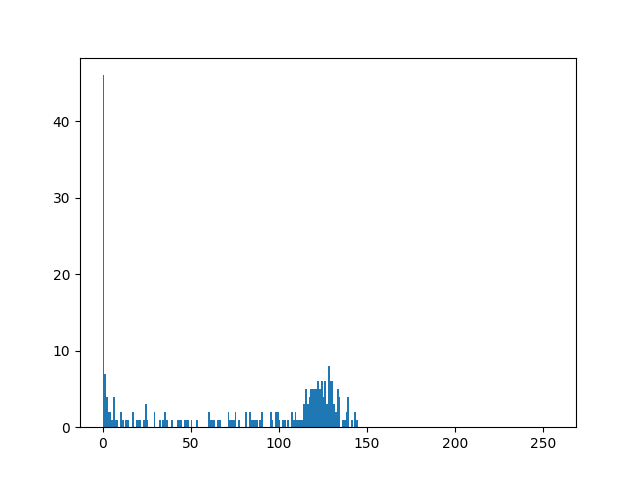
#> input picture data/avg_let_histogram.png, 640 x 480 px, given in place of cyl01.BMP, which was not available
$ python main_assignment_1.py --base_path ../data/avg_let_histogram.png --output_path out.png --image_type ../data/avg_mod_histogram.png --batch_size 100
#> lines starting #> are read from the running program, lines starting #| are printed output that depends on the picture; after the words box and inside, x2 and y2 are one past the last pixel; in counts of white or black regions, pixels touching at a corner belong together; long printed decimals are rounded; pictures that were not available may be replaced by others from this repository, and a replacement may not be noted
### assignment_1/utils.py
import numpy as np


# https://en.wikipedia.org/wiki/Grayscale#Converting_color_to_grayscale
def rgb_to_gray(img, color_spectrum=None):
    copy_image = img.copy()

    R = np.array(copy_image[:, :, 0])
    G = np.array(copy_image[:, :, 1])
    B = np.array(copy_image[:, :, 2])
    if color_spectrum is None:
        R = (R * .299)
        G = (G * .587)
        B = (B * .114)

        Avg = (R + G + B)
        return Avg
    if color_spectrum == 'R':
        return R
    elif color_spectrum == 'G':
        return G
    return B


def histogram(img):
    hist = np.zeros(256)
    for i in range(len(hist)):
        hist[i] = np.sum(img == i)
    hist = hist.astype(int)
    return hist


# [6 lines left out: function calc_avg_histogram, not called in this run]


def gaussian_noise(img, sigma):
    copy_image = img.copy()

    mean = 0.0
    noise = np.random.normal(mean, sigma, copy_image.size)
    shaped_noise = noise.reshape(copy_image.shape)
    gauss = copy_image + shaped_noise
    return gauss


def salt_pepper_noise(img, strength):
    copy_image = img.copy()

    out = np.copy(copy_image)
    m, n = copy_image.shape

    num_salt = np.ceil(strength * copy_image.size * 0.5)
    for i in range(int(num_salt)):
        x = np.random.randint(0, m - 1)
        y = np.random.randint(0, n - 1)
        out[x][y] = 0

    num_pepper = np.ceil(strength * copy_image.size * 0.5)
    for i in range(int(num_pepper)):
        x = np.random.randint(0, m - 1)
        y = np.random.randint(0, n - 1)
        out[x][y] = 0

    return out


def equalized_histogram(img):
    copy_image = img.copy()

    img_hist = histogram(copy_image)
    cum_sum = np.cumsum(img_hist)
    cum_sum = (cum_sum - cum_sum.min()) * 255 / (cum_sum.max() - cum_sum.min())
    cum_sum = cum_sum.astype(np.uint8)
    equalized = cum_sum[copy_image.flatten().astype(np.uint8)]

    img_new = np.reshape(equalized, copy_image.shape)
    return np.array(img_hist).astype(np.uint8), np.array(histogram(img_new)).astype(np.uint8), img_new


def image_quantization(img, thresholds):
    copy_image = img.copy()

    if thresholds[0] != 0:
        thresholds.insert(0, 0)
    if thresholds[len(thresholds) - 1] != 256:
        thresholds.append(256)

    thresholds = np.array(thresholds)

    r = np.zeros(len(thresholds) - 1)
    for i in range(len(r)):
        r[i] = (thresholds[i] + thresholds[i + 1]) / 2
    Q = np.zeros(256)
    p = np.array(range(256))
    for i in range(len(thresholds) - 1):
        Q = Q + r[i] * ((p >= thresholds[i]) & (p < thresholds[i + 1]))

    img_new = Q[copy_image]

    img_new = np.rint(img_new)
    img_new = img_new.astype(np.uint8)
    return img_new


def mean_square_error(original_img, quantized_img):
    mse = (np.square(original_img - quantized_img)).mean()
    return mse


def linear_filter(img, filter):
    copy_image = img.copy()

    x, y = filter.shape
    scale = x * y

    m, n = copy_image.shape
    out = np.zeros((m, n))

    for i in range(m):
        for j in range(n):
            neighborhood = copy_image[i: min(i + x, m), j: min(j + y, n)]
            if neighborhood.shape != filter.shape:
                result = np.sum(filter[0:len(neighborhood), 0:len(neighborhood[0])] * neighborhood)
                scaled_image = result / scale
            else:
                result = np.sum(filter * neighborhood)
                scaled_image = result / scale
            out[i, j] = scaled_image
    out = np.rint(out)
    return out.astype(np.uint8)


def median_filter(img, weight):
    copy_image = img.copy()
    x, y = weight.shape
    m, n = copy_image.shape
    out = np.zeros((m, n))
    for i in range(m):
        for j in range(n):
            neighborhood = copy_image[i: min(i + x, m), j: min(j + y, n)]
            if neighborhood.shape != weight.shape:
                result = weight[0:len(neighborhood), 0:len(neighborhood[0])] * neighborhood
            else:
                result = weight * neighborhood
            pixel_list = result.flatten()
            pixel_list.sort()
            out[i][j] = pixel_list[int(len(pixel_list) / 2)]
    out = np.rint(out)
    return out

### batch_process.py
from multiprocessing import Manager
from threading import Thread
from typing import Dict, Callable
from typing import Union, List
from multiprocessing import Queue
from tqdm.auto import tqdm
from joblib import Parallel, delayed


# https://towardsdatascience.com/parallel-batch-processing-in-python-8dcce607d226

def batch_process(items: list, function: Callable, batch_size: int = 10, *args, **kwargs, ) -> \
  List[Dict[str, Union[str, List[str]]]]:
  batches = [
    items[ix:ix + batch_size]
    for ix in range(0, len(items), batch_size)
  ]

  # totals = len(items)
  totals = [len(batch) for batch in batches]

  # print('totals', totals)
  manager = Manager()
  queue = manager.Queue()
  try:
    progproc = Thread(target=progress_bar, args=(totals, queue))
    progproc.start()
    result = Parallel(n_jobs=batch_size)(
      delayed(task_wrapper)(batch_id, function, batch, queue, *args, **kwargs) for batch_id, batch in
      enumerate(batches))
  finally:
    queue.put('done')
    progproc.join()

  flattened = [item for sublist in result for item in sublist]

  return flattened


# [32 lines left out: functions task_wrapper, progress_bar, not called in this run]

### assignment_1/main_assignment_1.py
import argparse
import time
from pathlib import Path
from matplotlib import pyplot as plt

import numpy as np
from PIL import Image
from PIL.ImageFile import ImageFile
from batch_process import batch_process

ImageFile.LOAD_TRUNCATED_IMAGES = True

from utils import rgb_to_gray, calc_avg_histogram, salt_pepper_noise, gaussian_noise, image_quantization, \
    equalized_histogram, mean_square_error, linear_filter, median_filter


def test_utils(image_path):
#> called with image_path = 'data/Cancerous cell smears/cyl01.BMP'
    img = Image.open(image_path)
#> img is the input picture: PIL image 640x480 RGBA; mean R, G, B, A 250.5, 251.4, 252.1, 255
    img.show()

    # convert to gray image
    print("Gray Image...")
    gray_image = rgb_to_gray(np.array(img), 'R')
    gray_image1 = Image.fromarray(gray_image)
    gray_image1.show()
    print("Done.")

    # salt n pepper noise
    print("Salt and Pepper Noise...")
    noised_image = salt_pepper_noise(gray_image, 0.1)
#> after the loop in salt_pepper_noise, `for i in range(int(num_salt)):`:
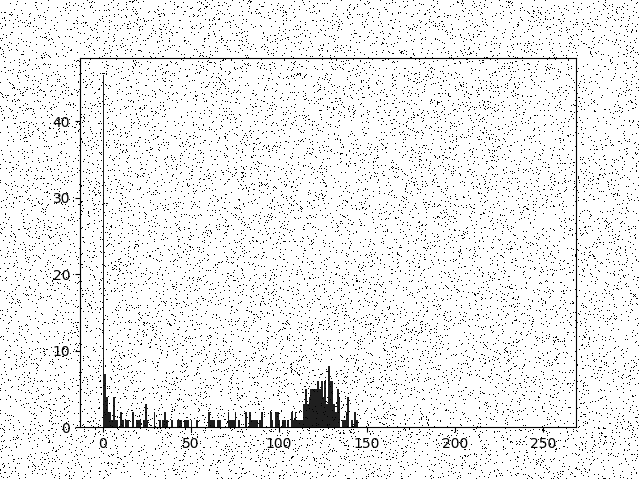
#> out: shape (480, 640); min 0, max 255, mean 238.3
#> after the loop in salt_pepper_noise, `for i in range(int(num_pepper)):`:
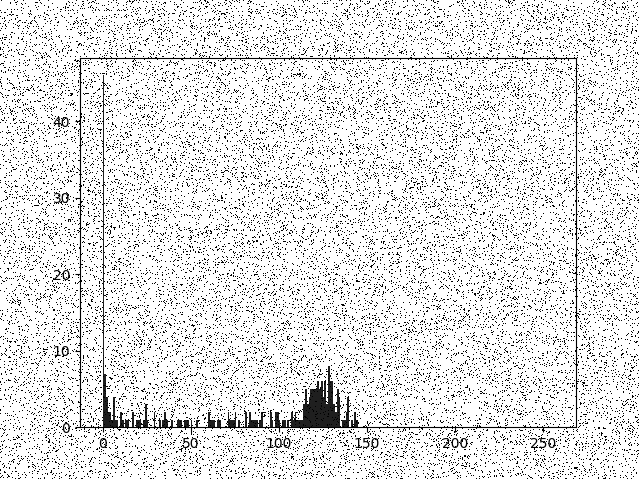
#> out: shape (480, 640); 4.61% of pixels changed, all inside (x1, y1, x2, y2) = (0, 0, 639, 479)
    noised_image1 = Image.fromarray(noised_image)
    noised_image1.show()
    print("Done.")

    # gaussian noise
    print("Gaussian Noise...")
    noised_image_2 = gaussian_noise(gray_image, 10)
#> in gaussian_noise, `gauss = copy_image + shaped_noise`:
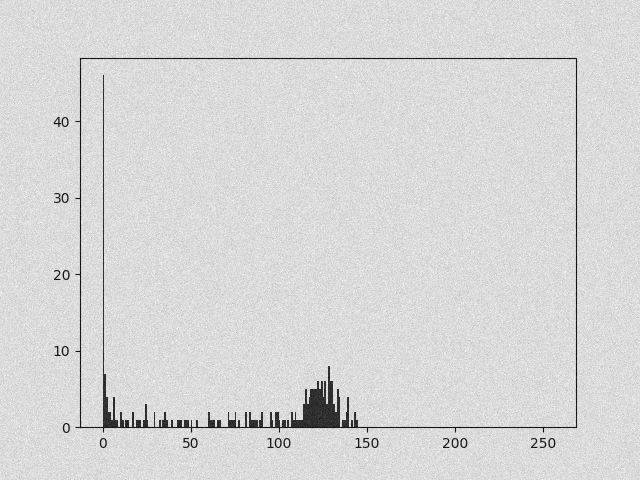
#> gauss: shape (480, 640) float64; min -31.04, max 301.2, mean 250.5; drawn with min black and max white
    noised_image_21 = Image.fromarray(noised_image_2)
    noised_image_21.show()
    print("Done.")

    # [5 lines of commented-out code are left out]

    print("Equalization Histogram...")
    histogram_org, histogram_eq, img_eq = equalized_histogram(gray_image)
#> after the loop in histogram, `for i in range(len(hist)):`: hist = 256 values, max 297710 at index 255, min 0 at index 4, mean 1200
#> in equalized_histogram, `img_hist = histogram(copy_image)`: img_hist has the same summary as hist in histogram
#> in equalized_histogram, `cum_sum = np.cumsum(img_hist)`: cum_sum = 256 values from 1903 to 307200
#> in equalized_histogram, `cum_sum = (cum_sum - cum_sum.min()) * 255 / (cum_sum.max() - cum_sum.m..`: cum_sum = 256 values from 0 to 255
#> in equalized_histogram, `img_new = np.reshape(equalized, copy_image.shape)`:
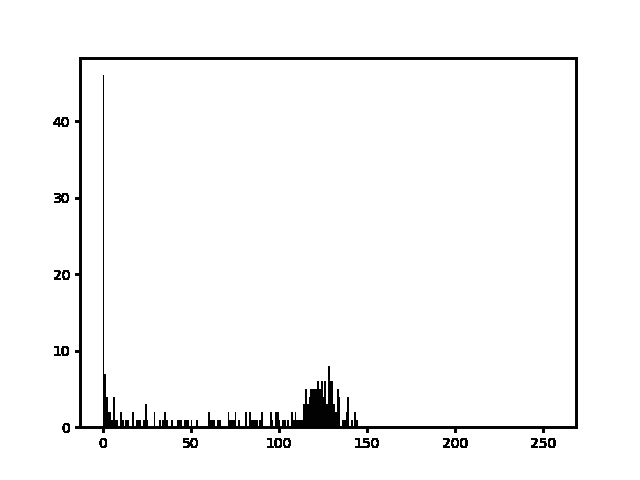
#> img_new: shape (480, 640); min 0, max 255, mean 247.2
#> histogram_org = 256 values, max 238 at index 255, min 0 at index 4, mean 8; histogram_eq = 256 values, max 238 at index 255, min 0 at index 1, mean 3
    # print(img_eq.shape)
    img_eq1 = Image.fromarray(img_eq)
    img_eq1.show()
    # print(histogram_org)
    # print(histogram_eq)
    print("Done.")

    print("Quantization...")
    img_quant = image_quantization(gray_image, [0, 5, 10, 30, 50, 90, 200])
    img_quant1 = Image.fromarray(img_quant)
    img_quant1.show()
    print("Done.")

    print("MSQE...")
    msqe = mean_square_error(gray_image, img_eq)
#> in mean_square_error, `mse = (np.square(original_img - quantized_img)).mean()`: mse = 3.12
#> msqe = 3.12
    print(msqe)
#| 3.125
    print("Done.")

    print("Linear Filter...")
    linear_filtered_img = linear_filter(noised_image, np.array([[1, 1, 1], [1, 1, 1], [1, 1, 1]]))
#> after the loop in linear_filter, `for i in range(m):`:
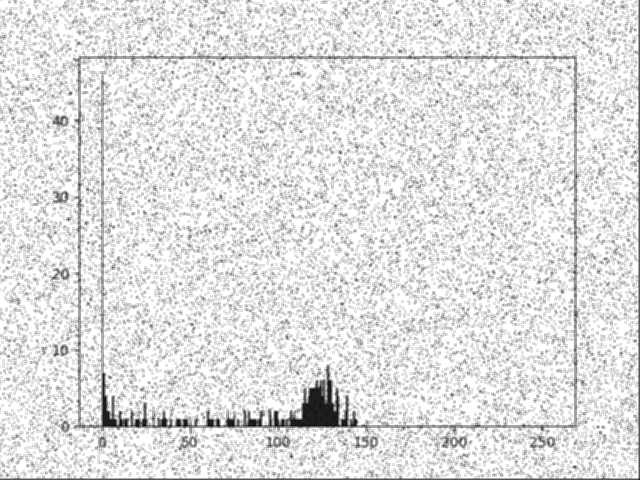
#> out: shape (480, 640) float64; min 9.89, max 255, mean 225.9
    linear_filtered_img1 = Image.fromarray(linear_filtered_img)
    linear_filtered_img1.show()
    print("Done.")

    print("Median Filter...")
    median_filtered_img = median_filter(noised_image, np.array([[1, 1, 1], [1, 1, 1], [1, 1, 1]]))
#> after the loop in median_filter, `for i in range(m):`:
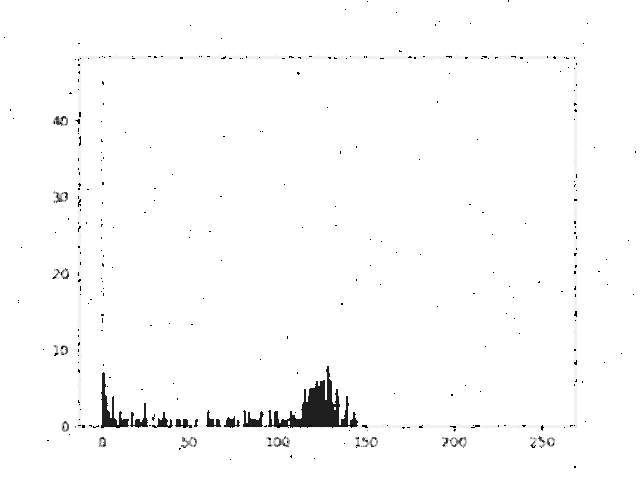
#> out: shape (480, 640) float64; min 0, max 255, mean 251.3
    median_filtered_img1 = Image.fromarray(median_filtered_img)
    median_filtered_img1.show()
    print("Done.")


# [86 lines left out: functions save_image, save_histogram, operations, not called in this run]


def batch_process_function(image_path, args):
    return operations(image_path, args)


# [10 lines left out: function calc_avg_hist, not called in this run]


if __name__ == "__main__":
    test_utils('data/Cancerous cell smears/cyl01.BMP')
    parser = argparse.ArgumentParser()
    parser.add_argument('--base_path', type=str, required=True)
    parser.add_argument('--output_path', type=str, required=True)
    parser.add_argument('--image_type', type=str, required=True)
    parser.add_argument('--batch_size', type=int, required=True, default=10)
    parser.add_argument('--color_channel', type=str, required=False, choices=['R', 'G', 'B'], default=None)
    parser.add_argument('--linear_filter_weights', type=str, required=False, default='1 1 1 1 1 1 1 1 1')
    parser.add_argument('--linear_filter_mask', type=int, required=False, default=3)
    parser.add_argument('--median_filter_weights', type=str, required=False, default='1 1 1 1 1 1 1 1 1')
    parser.add_argument('--median_filter_mask', type=int, required=False, default=3)
    parser.add_argument('--salt_pepper_noise_strength', type=float, required=False, default=0.1)
    parser.add_argument('--gaussian_strength', type=int, required=False, default=10)
    parser.add_argument('--image_class_type', type=str, required=False, default='cyl inter let mod para super svar')
    parser.add_argument('--quantization_thresholds', type=str, required=False, default='10 30 60 120 180')

    args = parser.parse_args()
    header = "gray conversion, salt and pepper, guassian, histogram and equalized Histogram, quantization, msqe, linear filter, median filter, total operation time, msqe"
    print(header)

    base_path = Path(args.base_path)
    files = list(base_path.glob("*." + args.image_type))
    batch_size = args.batch_size
    results = batch_process(files, batch_process_function, batch_size=batch_size, args=args)
#> (the program exits here)
